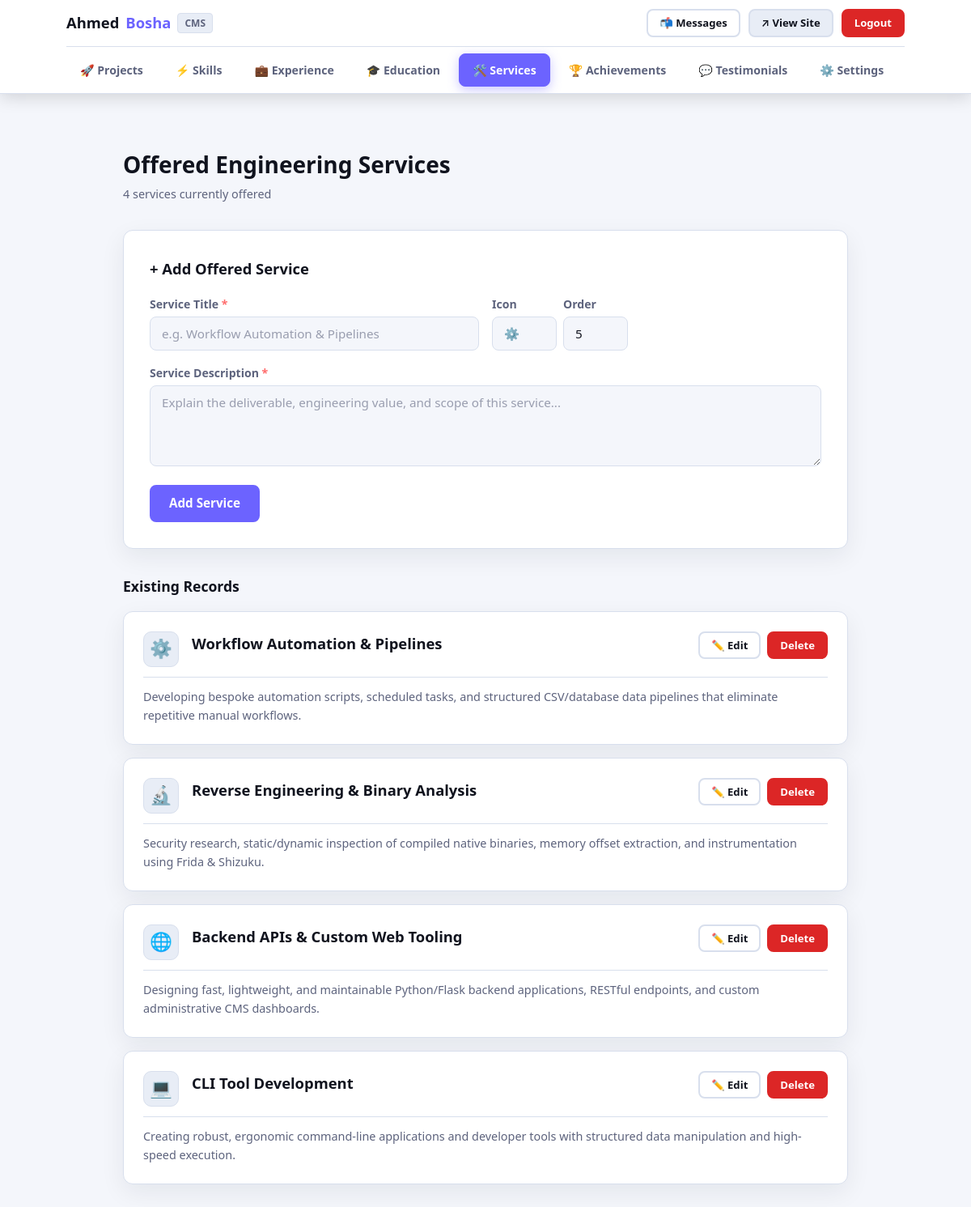
The page /admin/services (signed in) on the database its author committed.
### tables this page shows
CREATE TABLE services (
            id          INTEGER PRIMARY KEY AUTOINCREMENT,
            title       TEXT    NOT NULL,
            description TEXT    NOT NULL,
            icon        TEXT    DEFAULT '⚙️',
            sort_order  INTEGER DEFAULT 0
        );

### app.py (the view)
@app.route("/admin/services")
@login_required
def admin_services():
    db = get_db()
    items = db.execute("SELECT * FROM services ORDER BY sort_order ASC, id ASC").fetchall()
    return render_template("admin/services.html", services_list=items)

### app.py (called while the page is built)
def get_db():
    if "db" not in g:
        g.db = sqlite3.connect(DATABASE)
        g.db.row_factory = sqlite3.Row
        g.db.execute("PRAGMA foreign_keys = ON")
    return g.db

def get_settings(db=None):
    if db is None:
        db = get_db()
    return db.execute("SELECT * FROM site_settings WHERE id = 1").fetchone()

@app.context_processor
def inject_globals():
    try:
        settings = get_settings()
        unread = get_db().execute(
            "SELECT COUNT(*) FROM messages WHERE is_read = 0"
        ).fetchone()[0]
    except Exception:
        settings = None
        unread = 0
    return dict(settings=settings, unread_count=unread)

def login_required(view):
    @functools.wraps(view)
    def wrapped(**kwargs):
        if not session.get("admin_logged_in"):
            flash("Please log in to access the dashboard.", "warning")
            return redirect(url_for("admin_login"))
        return view(**kwargs)
    return wrapped

### templates/admin/services.html (shortened to what this page needs)
{% extends "base.html" %}
{% block body %}
{% set active_tab = 'services' %}
{% include "admin/nav.html" %}
<main class="admin-main">
    <div class="container" style="max-width:960px;">
        <div class="admin-header">
            <div>
                <h1 class="admin-header__title">Offered Engineering Services</h1>
                <p class="admin-header__subtitle">{{ services_list | length }} service{{ 's' if services_list | length != 1 }} currently offered</p>
            </div>
        </div>
        <div class="form-card" style="margin-bottom: var(--space-lg);">
            <h3 style="margin-bottom: var(--space-md); font-size: 1.15rem; font-weight: 700;">+ Add Offered Service</h3>
            <form method="POST" action="{{ url_for('admin_add_service') }}">
                <div class="form-row">
                    <div class="form-group" style="flex: 2;">
                        <label class="form-label" for="srv_title">Service Title <span class="required">*</span></label>
                        <input class="form-input" type="text" id="srv_title" name="title" placeholder="e.g. Workflow Automation &amp; Pipelines" required>
                    </div>
                    <div class="form-group" style="display: grid; grid-template-columns: 80px 80px; gap: 8px;">
                        <div>
                            <label class="form-label" for="srv_icon">Icon</label>
                            <input class="form-input" type="text" id="srv_icon" name="icon" value="⚙️" placeholder="⚙️">
                        </div>
                        <div>
                            <label class="form-label" for="srv_ord">Order</label>
                            <input class="form-input" type="number" id="srv_ord" name="sort_order" value="{{ (services_list | length) + 1 }}">
                        </div>
                    </div>
                </div>
                <div class="form-group">
                    <label class="form-label" for="srv_desc">Service Description <span class="required">*</span></label>
                    <textarea class="form-input form-textarea" id="srv_desc" name="description" rows="3" placeholder="Explain the deliverable, engineering value, and scope of this service..." required></textarea>
                </div>
                <button type="submit" class="btn btn--primary">Add Service</button>
            </form>
        </div>
        {% if services_list %}
            <h3 style="margin-bottom: var(--space-md); font-size: 1.1rem; font-weight: 700;">Existing Records</h3>
            {% for srv in services_list %}
            <div class="admin-item-card" id="card-srv-{{ srv.id }}">
                <div class="admin-item-card__header">
                    <div class="admin-item-card__info">
                        <div class="admin-item-card__icon">{{ srv.icon or '⚙️' }}</div>
                        <div>
                            <h4 class="admin-item-card__title">{{ srv.title }}</h4>
                        </div>
                    </div>
                    <div class="admin-item-card__actions">
                        <button type="button" class="btn btn--sm btn--outline" onclick="toggleEdit('edit-srv-{{ srv.id }}')">
                            ✏️ Edit
                        </button>
                        <form method="POST" action="{{ url_for('admin_delete_service', item_id=srv.id) }}"
                              style="display:inline;" onsubmit="return confirm('Delete this service?');">
                            <button type="submit" class="btn btn--sm btn--danger">Delete</button>
                        </form>
                    </div>
                </div>
                <p class="admin-item-card__desc">{{ srv.description }}</p>
            </div>
            {% endfor %}
        {% else %}
        <div class="empty-state">
            <p>No offered services added yet. Define what services you provide above!</p>
        </div>
        {% endif %}
    </div>
</main>
{% endblock %}

### rows shown on the page
services: icon "⚙️", title "Workflow Automation & Pipelines", description "Developing bespoke automation scripts, scheduled tasks, and structured CSV/database data pipelines that eliminate repetitive manual workflows."
services: icon "🔬", title "Reverse Engineering & Binary Analysis", description "Security research, static/dynamic inspection of compiled native binaries, memory offset extraction, and instrumentation using Frida & Shizuku."
services: icon "🌐", title "Backend APIs & Custom Web Tooling", description "Designing fast, lightweight, and maintainable Python/Flask backend applications, RESTful endpoints, and custom administrative CMS dashboards."
services: icon "💻", title "CLI Tool Development", description "Creating robust, ergonomic command-line applications and developer tools with structured data manipulation and high-speed execution."

### other values the page prints
{{ services_list | length }} "4"
{{ 's' if services_list | length != 1 }} "s"
